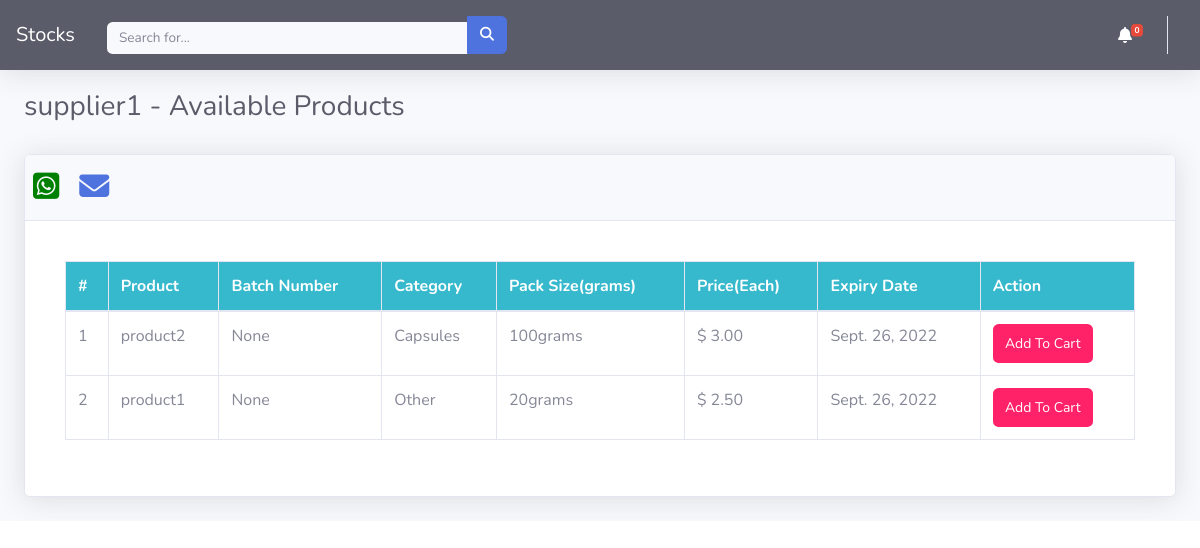
The app's page /sup-products/4/ with its own data.
### dashboard/models.py (models this page shows, shortened)
class Product(models.Model):
    vendor = models.ForeignKey(Vendor, related_name="products", on_delete=models.CASCADE,null=True,blank=True)
    title = models.CharField(max_length=255,null=True, blank=True)
    slug = models.SlugField(max_length=55)
    description = models.TextField(blank=True, null=True)
    price = models.DecimalField(max_digits=50, decimal_places=2)
    added_date = models.DateTimeField(auto_now_add=True)
    category = models.CharField(choices=CATEGORY_CHOICES, max_length=255,null=True, blank=True)
    batch_number = models.CharField(max_length=255,null=True, blank=True)
    pack_size = models.CharField(max_length=255,null=True,blank=True)
    quantity = models.PositiveIntegerField(default=1)
    expiry_date = models.DateField(blank=True,null=True, help_text='date in format yyyy-mm-dd')
    class Meta:
        ordering = ['-added_date']

### dashboard/views.py (the view, shortened to what this page needs)
# urls.py: path('sup-products/<int:key>/',views.viewVendorProducts, name='sup-products'),
def viewVendorProducts(request, key):
    vendor = get_object_or_404(Vendor, pk=key)
    context= {
        'vendor': vendor,
    }
    return render(request, 'skeleton/supplier_products.html', context)

### dashboard/context_processors.py (called while the page is built)
def notifications(request):
    allnotifications = BroadcastNotification.objects.all()
    return {'notifications': allnotifications}

def cart(request):
    return {'cart': Cart(request)}

### templates/skeleton/supplier_products.html (shortened to what this page needs)
{% extends 'body/base.html' %}
{% load crispy_forms_tags %}
{% block content %}
<div class="container-fluid">
  <div class="d-sm-flex align-items-center justify-content-between mb-4">
    <h5 class="h3 mb-0 text-gray-800" style="margin-top: 20px">
      {{ vendor.username }} - Available Products
    </h5>
  </div>
<div class="card shadow mb-4" style="margin-top: 30px">
  <div class="card-header py-3">
    <div class='row'>
      <a class="m-0 font-weight-bold text-primary" style='' href="https://wa.me/{{ vendor.phone_number }}?text=I'm%20inquiring%20about%20the%20product%20in%20your%20listing">
        <i class="fab fa-whatsapp-square" style='color:green;font-size:30px;'></i>
      </a>
      <div style='width:20px;'></div>
      <a class="m-0 font-weight-bold text-primary" data-toggle="modal" data-target="#exampleModal" href='#'>
        <i class="fas fa-envelope" style='color:#4e73df; font-size:30px;'></i>
    </a>
    </div>
  </div>
  <div class="card-body">
    <div class="card-body">
      <div class="table-responsive">
          <table class="table table-bordered" id="dataTable" width="100%" cellspacing="0">
              <thead class='bg-info'>
                  <tr class="text-white">
                      <th scope="col">#</th>
                      <th scope="col">Product</th>
                      <th scope="col">Batch Number</th>
                      <th scope="col">Category</th>
                      <th scope="col">Pack Size(grams)</th>
                      <th scope="col">Price(Each)</th>
                      <th scope="col">Expiry Date</th>
                      <th scope="col">Action</th>
                  </tr>
              </thead>
              <tbody>
                  {% for product  in vendor.products.all  %}
                  <tr>
                    <td>{{forloop.counter}}</td>
                      <td>{{product.title }}</td>
                      <td>{{product.batch_number }}</td>
                      <td>{{product.category }}</td>
                      <td>{{product.pack_size }}</td>
                      <td>$ {{product.price }}</td>
                      <td>{{product.expiry_date }}</td>
                      <td>
                        {% if user.is_authenticated %}
                        <a href="{% url 'view-product' product.slug %}" style='width:100px; font-size:14px;color:white;background-color:#ff5d68;text-align;cenetr;padding:8px 6px;' class='btn'>Add To Cart</a>
                        {%else %}
                        <a href="{% url 'login'%}" style='width:100px; font-size:14px;color:white;background-color:#ff2268;text-align;cenetr;padding:8px 6px;' class='btn '>Add To Cart</a>
                        {% endif %}
                      </td>
                  </tr>
                  {% endfor %}
              </tbody>
          </table>
      </div>
  </div>
</div>
  {% endblock %}

### records on screen
Product: title "product2", batch_number "None", category "Capsules", pack_size "100grams", price "3.00", expiry_date "Sept. 26, 2022"
Product: title "product1", batch_number "None", category "Other", pack_size "20grams", price "2.50", expiry_date "Sept. 26, 2022"

### other values on screen
{{ vendor.username }} "supplier1"
